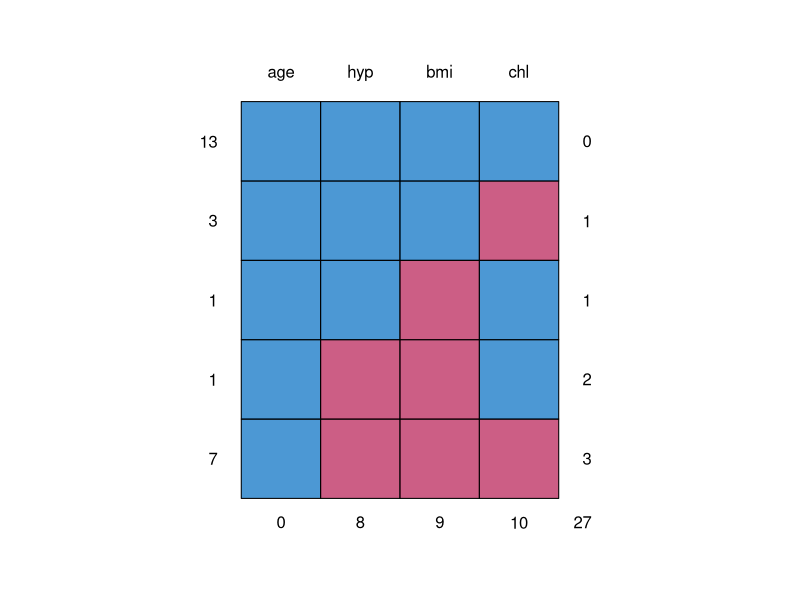
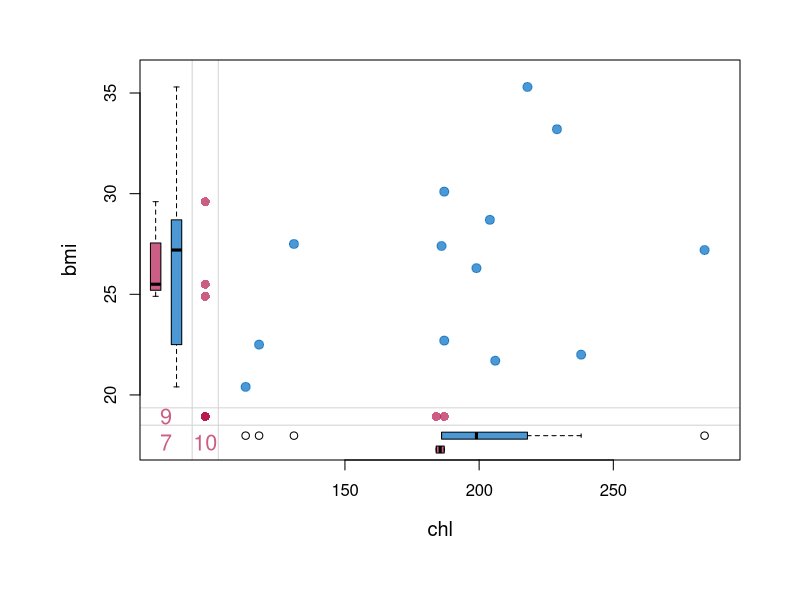
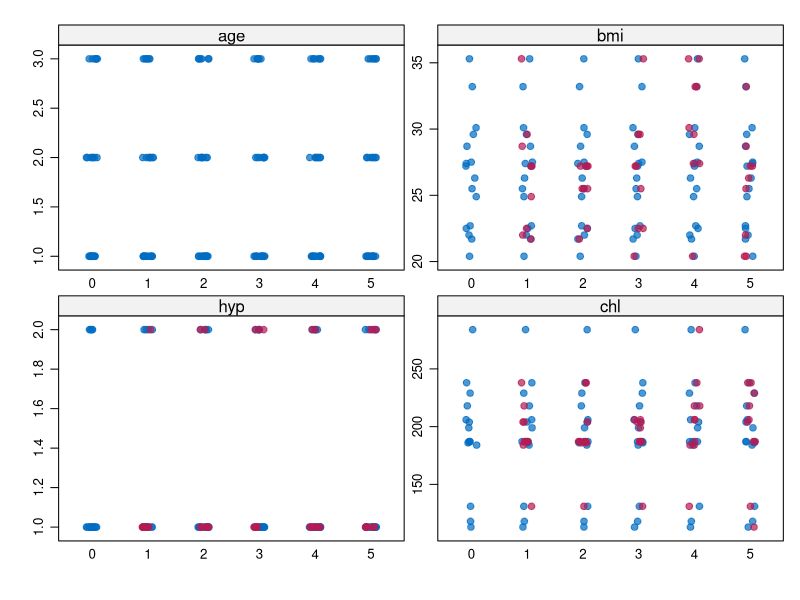
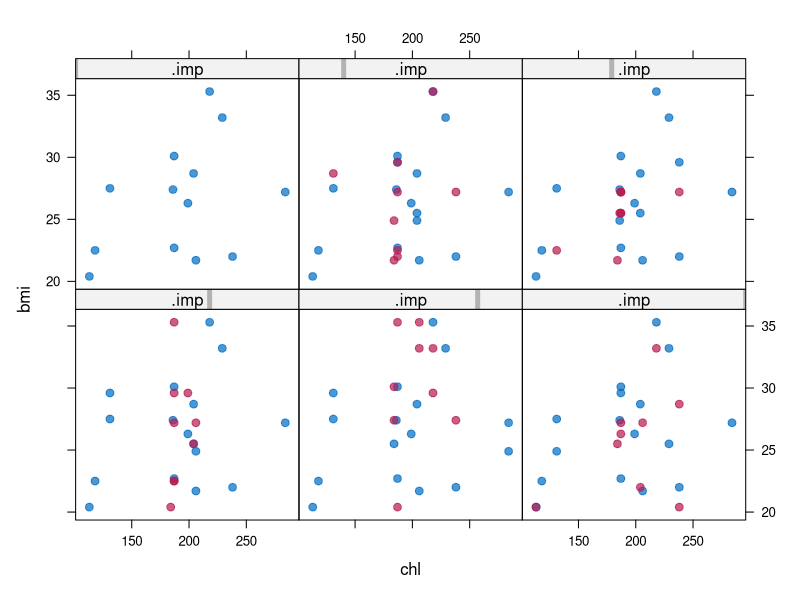

Source code (R) for these figures, in order:
## 3.2 First Look at mice

# Install some packages if not yet done so
#install.packages(c("mice","VIM"),dependencies = T)

# Set working directory
setwd("~/uio/pc/Dokumenter/PhD/Teaching/UseR/Missing_Data/")

# Load the mice package (suppress both warnings and messages)
suppressWarnings(suppressMessages(
    library(mice)
))

# Use the example dataset nhanes (came with the package)
nhanes

# observations = 25, variables = 4
# Variable names
#    age     age group               ordered categorical
#    bmi     body mass index         numerical
#    hyp     hypertension status     binary
#    chl     cholesterol level       numerical



## 3.3 Missing Pattern Inspection

# Inspect missing pattern (Method 1)
md.pattern(nhanes)

# Colour convention
#   blue    observed
#   red     missing
# Interpretation
#   13 rows are complete
#   3 row that chl is missing
#   1 row that bmi is missing
#   1 row that both hyp and bmi are missing
#   7 rows that only age is observed
#   Total number of missing values = 3x1 + 1x1 + 1x2 + 7x3 = 27
#   Most missing values (10) occur in chl


# Inspection by variable pairs (Method 2)
md.pairs(nhanes)

# Symbol convention (left, top)
#   r   observed (remain?)
#   m   missing

# Interpretation (focus on (bmi, chl) pair)
#   13 completely observed paris
#   3 pairs: bmi is observed but chl is missing
#   2 pairs: bmi is missing but chl is observed
#   7 pairs: both bmi and chl are missing



## 3.4 Margin Plot

# Margin plot
par(mar = c(7, 7, 3, 3)) # In order to show the axes labels
# Inspect data range
c(min(nhanes$chl, na.rm = T), max(nhanes$chl, na.rm = T)) # (113, 284)
c(min(nhanes$bmi, na.rm = T), max(nhanes$bmi, na.rm = T)) # (20.4, 35.3)
# Generate margin plot
VIM::marginplot(nhanes[, c("chl", "bmi")],
    xlim = c(110, 290), ylim=c(20, 36),
    col = mdc(1:2), pch = 19,
    cex = 1.2, cex.lab = 1.2, cex.numbers = 1.3
)

# Interpretation
#   red 9   variable bmi contains 9 missings
#   red 10  variable chl contains 10 missings
#   red 7   The variable pair (bmi, chl) contains 7 missings
#   three red dots on the left: bmi values are known but chl missing
#   two red dots on the bottom: chl values are known but bmi missing
#   red dot cross between bmi and chl actually represents 7 dots
#   Total # dots = 13 (blue) + 3 (red left) + 2 (red bottom) + 7 (red cross)
#   Box plots: marginal distributions (blue = obs, red = mis)
#   If MCAR => red and blue box plots are expected to be identical



## 3.5 Inpute missing data

imp <- mice(nhanes, printFlag = F, seed = 23109)
# The multiply imputed dataset, imp, is of class mids (MI data set)
print(imp)



## 3.6 Diagnostic Checking

# Diagnostic checking
# Recall that bmi contains 9 missings
# The MI procedure produced five guesses for each missing:
imp$imp$bmi

# The 1st complete dataset combines the observed and imputed values:
complete(imp)

# We can print out the 2nd set of the complete dataset
complete(imp, 2)

# If complete to start with => identical in all five sets
# If missing to start with => differ in each set
# Degree of difference reflects degree of uncertainty



## 3.7 MI Visual Inspection

# Visual inspection (big picture)
stripplot(imp, pch = 20, cex = 1.2)
# Colour convention
#   blue    observed
#   red     imputed
# Each x-axis marker is one version of MI. 0 = original set
# Red points follow the blue points reasonably well, including the gaps in the distribution.


# Visual inspection (fine details)
xyplot(imp, bmi ~ chl | .imp, pch = 20, cex = 1.4)
# Red points have more or less the same shape as blue data => imputed data could have been plausible measurements if they had not been missing
# Differences between the red points represents uncertainty about the true, but unkown, values



## 3.8 Analysing Imputed Datasets

# Original regression: lm(chl ~ age + bmi)

# Repeat this analysis to each version of MI
fit <- with(data = imp, exp = lm(chl ~ age + bmi))

# Pool the multiple versions of the analyses together
summary(pool(fit))

# Both age and bmi are significant at .05 level


# If we increase m, the number of imputations, significant levels may change
summary(pool(with(
    mice(nhanes, m = 10, printFlag = F, seed = 23109), # order 10 sets of MI
    lm(chl ~ age + bmi)
))) # More significant



## 4.1  Specifying Imputation Methods

summary(pool(with(
    mice(nhanes,
        method = c("", "norm", "pmm", "mean"), # Specify MI method for each var
        m = 10, print = F, seed = 23109 # printFlag = print = pri
    ),
    lm(chl ~ age + bmi)
)))

summary(pool(with(
    mice(nhanes,
        method = "norm", # Use norm MI method for all variables
        m = 10, pri = F, seed = 23109
    ),
    lm(chl ~ age + bmi)
)))

# In order to show case different imputation methods, use nhanes2 dataset
str(nhanes2)

# Data type
#   age     factor, 3 levels
#   bmi     numeric
#   hyp     factor, 2 levels
#   chl     numeric

summary(pool(with(
    mice(nhanes2,
        me = c("polyreg", "pmm", "logreg", "norm"), # me = method
        m = 10, pri = F, seed = 23109
    ),
    lm(chl ~ age + bmi)
)))



# Inspect original data
head(popmis)
# Extract predictor matrix
suppressWarnings(suppressMessages(
    ini <- mice(popmis, maxit = 0)
))
pred <- ini$pred
# Turn every entry in the predictor matrix to zero
pred <- matrix(0,
    nrow = nrow(pred), ncol = ncol(pred),
    dimnames = list(rownames(pred), colnames(pred))
)
# Assign info to the "popular" row
pred["popular", ] <- c(0, -2, 0, 2, 1, 2, 0)
# MI
suppressWarnings(suppressMessages(
    imp <- mice(popmis,
        meth = c("", "", "2l.norm", "", "", "", ""),
        pred = pred, pri = F, maxit = 1, seed = 71152
    )
))
# Inspect imputed data
head(complete(imp))
